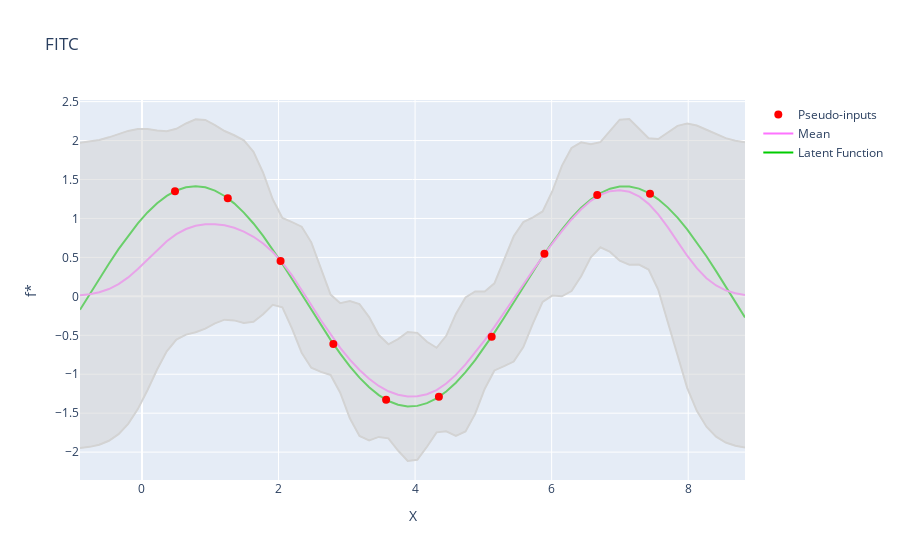

The notebook cell this image was saved under:
### Markdown cell above
## FITC

### Code cell
model4 = Sparse_GP_regression_FITC(X, y)
mean4, cov4 = model4.predict(X_pred.clone())

visualize(X_pred, f, mean4, cov4, p_inputs=model4.pseudo_inputs, title="FITC")
